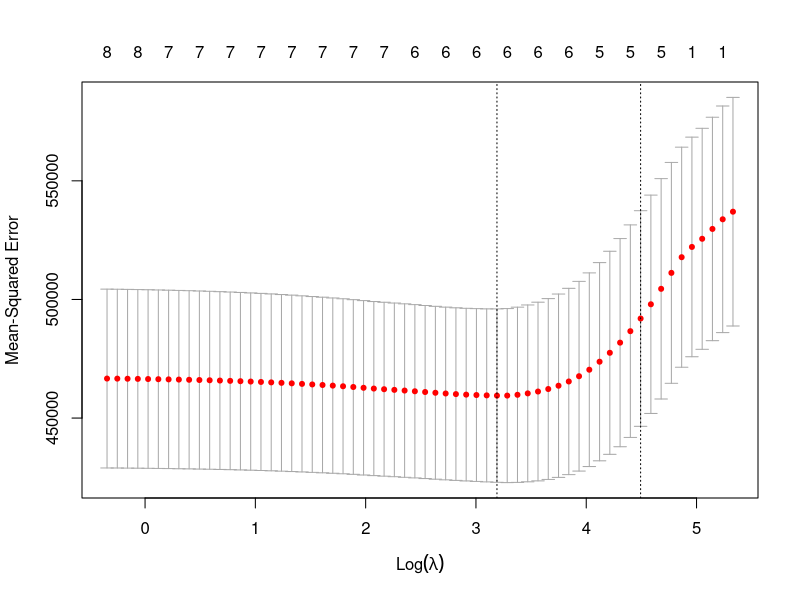

Here is the R script that generated this plot:
library(MASS)
data("birthwt")
multiLinearModel <- lm(bwt ~ age + lwt + race + smoke + ptl + ht + ui + ftv, data = birthwt)

# Multicolinearity
library(car)
vif(multiLinearModel)
mean(vif(multiLinearModel))


# ridge regression
RidgeRegressionModel <- lm.ridge(bwt ~ age + lwt + race + smoke + ptl + ht + ui + ftv, data = birthwt)

# lasso
library(glmnet)
x <- birthwt[c('age', 'lwt', 'race', 'smoke', 'ptl', 'ht', 'ui', 'ftv')]
y <- birthwt$bwt
LassoModel <- glmnet(as.matrix(x), y)
cv.LassoModel <- cv.glmnet(as.matrix(x), y)
plot(cv.LassoModel)
coef <- coef(cv.LassoModel, s = 'lambda.min')

# stepwise
stepAIC(multiLinearModel, direction = 'both')
stepAIC(multiLinearModel, direction = 'forward')
stepAIC(multiLinearModel, direction = 'backward')
